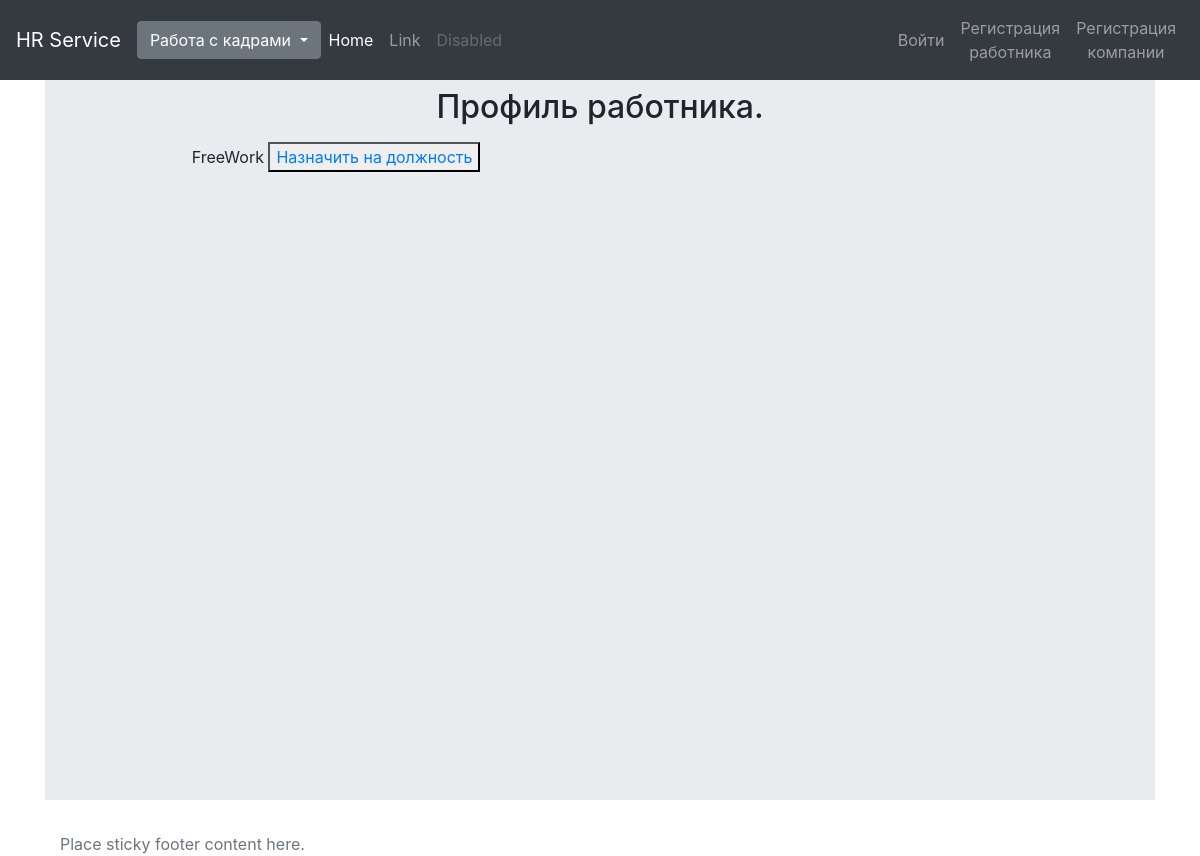
The page /worker/12/ on the database as committed earlier.
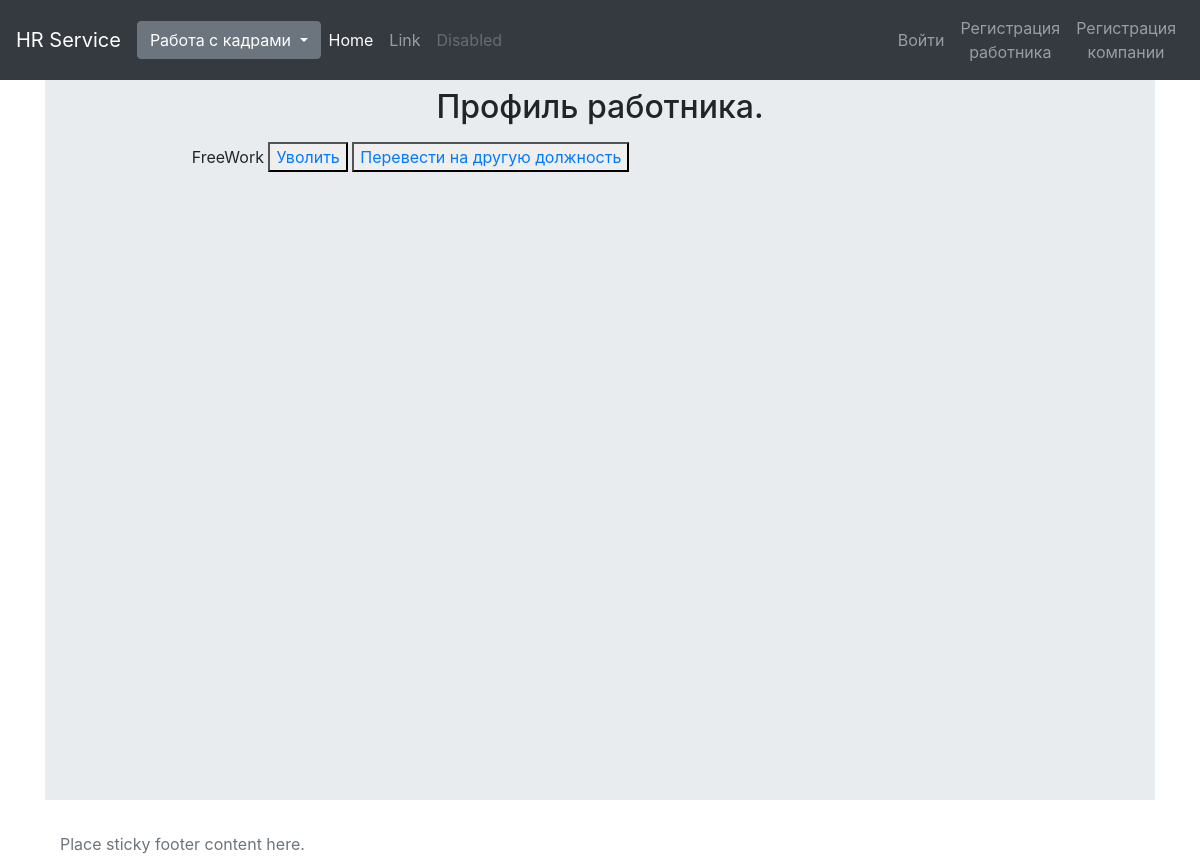
The same page on the database as committed later.
### hrapp/views.py (the view)
# urls.py: path('worker/<int:pk>/', hr_views.workerdetale, name='worker_detale'),
def workerdetale(request, pk):
    worker = Worker.objects.get(pk=pk)
    return render(request, 'hrapp/worklist/workerdetale.html', {'worker': worker})

### hrapp/templates/hrapp/worklist/workerdetale.html
{% extends 'hrapp/base.html' %}
{% block namepage %}
    Профиль работника.
{% endblock namepage %}
{% block content %}
    {{ worker.user.username }}
    {% if not worker.vakant %}
        <button><a href="{% url 'lay_off' pk=worker.pk %}">Уволить</a></button>
        <button><a href="{% url 'put_on_hold' pk=worker.pk %}">Перевести на другую должность</a></button>
    {% else %}
        <button><a href="{% url 'put_on_hold' pk=worker.pk %}">Назначить на должность</a></button>
    {% endif %}
{% endblock content %}

Rows that differ between the two databases and show on the page:
changed Worker "FreeWork": vakant True → False (drawn)
Other text that changed with them:
text no longer shown: "Назначить на должность"
text now shown: "Уволить Перевести на другую должность"
